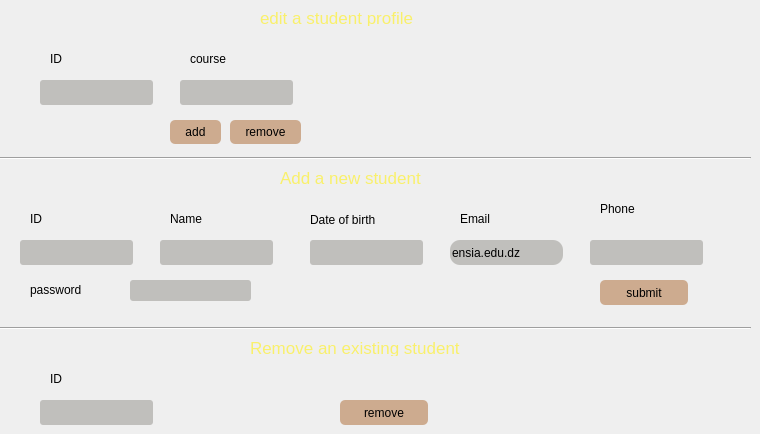
   <widget class="QWidget" name="tab_5">
    <attribute name="title">
     <string>Edit students</string>
    </attribute>
    <widget class="QLineEdit" name="lineEdit_student_id_remove">
     <property name="geometry">
      <rect>
       <x>40</x>
       <y>400</y>
       <width>113</width>
       <height>25</height>
      </rect>
     </property>
     <property name="styleSheet">
      <string notr="true">border-radius:3px;
background-color:rgb(192, 191, 188);
color:black;</string>
     </property>
    </widget>
    <widget class="QLabel" name="addnewteacherlabel_3">
     <property name="geometry">
      <rect>
       <x>280</x>
       <y>170</y>
       <width>231</width>
       <height>16</height>
      </rect>
     </property>
     <property name="font">
      <font>
       <family>Ubuntu</family>
       <pointsize>13</pointsize>
       <italic>false</italic>
       <fontweight>ExtraBold</fontweight>
      </font>
     </property>
     <property name="styleSheet">
      <string notr="true">font: 800 13pt &quot;Ubuntu&quot;;
color:rgb(249, 240, 107);</string>
     </property>
     <property name="text">
      <string>Add a new student</string>
     </property>
    </widget>
    <widget class="QPushButton" name="teacherremovebtn_3">
     <property name="geometry">
      <rect>
       <x>340</x>
       <y>400</y>
       <width>88</width>
       <height>25</height>
      </rect>
     </property>
     <property name="styleSheet">
      <string notr="true">border-radius:5px;
background-color:rgb(205, 171, 143);
color:black;
</string>
     </property>
     <property name="text">
      <string>remove</string>
     </property>
    </widget>
    <widget class="QLineEdit" name="lineEdit_student_course_add">
     <property name="geometry">
      <rect>
       <x>180</x>
       <y>80</y>
       <width>113</width>
       <height>25</height>
      </rect>
     </property>
     <property name="styleSheet">
      <string notr="true">border-radius:3px;
background-color:rgb(192, 191, 188);
color:black;</string>
     </property>
    </widget>
    <widget class="QLineEdit" name="lineEdit_student_email">
     <property name="geometry">
      <rect>
       <x>450</x>
       <y>240</y>
       <width>113</width>
       <height>25</height>
      </rect>
     </property>
     <property name="styleSheet">
      <string notr="true">border-radius:10px;
background-color:rgb(192, 191, 188);
color:black;</string>
     </property>
     <property name="text">
      <string>ensia.edu.dz</string>
     </property>
    </widget>
    <widget class="QLabel" name="teacheremailtoaddlabel_3">
     <property name="geometry">
      <rect>
       <x>460</x>
       <y>210</y>
       <width>66</width>
       <height>17</height>
      </rect>
     </property>
     <property name="text">
      <string>Email</string>
     </property>
    </widget>
    <widget class="Line" name="line_5">
     <property name="geometry">
      <rect>
       <x>0</x>
       <y>320</y>
       <width>751</width>
       <height>16</height>
      </rect>
     </property>
     <property name="orientation">
      <enum>Qt::Horizontal</enum>
     </property>
    </widget>
    <widget class="QLabel" name="label_ID_edit_2">
     <property name="geometry">
      <rect>
       <x>50</x>
       <y>50</y>
       <width>66</width>
       <height>17</height>
      </rect>
     </property>
     <property name="text">
      <string>ID</string>
     </property>
    </widget>
    <widget class="QLabel" name="removeteacherlabel_3">
     <property name="geometry">
      <rect>
       <x>250</x>
       <y>340</y>
       <width>261</width>
       <height>16</height>
      </rect>
     </property>
     <property name="font">
      <font>
       <family>Ubuntu</family>
       <pointsize>13</pointsize>
       <italic>false</italic>
       <fontweight>ExtraBold</fontweight>
      </font>
     </property>
     <property name="styleSheet">
      <string notr="true">font: 800 13pt &quot;Ubuntu&quot;;
color:rgb(249, 240, 107);</string>
     </property>
     <property name="text">
      <string>Remove an existing student</string>
     </property>
    </widget>
    <widget class="QLabel" name="label_course_2">
     <property name="geometry">
      <rect>
       <x>190</x>
       <y>50</y>
       <width>66</width>
       <height>17</height>
      </rect>
     </property>
     <property name="text">
      <string>course</string>
     </property>
    </widget>
    <widget class="QLineEdit" name="lineEdit_student_phone">
     <property name="geometry">
      <rect>
       <x>590</x>
       <y>240</y>
       <width>113</width>
       <height>25</height>
      </rect>
     </property>
     <property name="styleSheet">
      <string notr="true">border-radius:3px;
background-color:rgb(192, 191, 188);
color:black;</string>
     </property>
    </widget>
    <widget class="QToolButton" name="toolButton_5">
     <property name="geometry">
      <rect>
       <x>230</x>
       <y>120</y>
       <width>71</width>
       <height>24</height>
      </rect>
     </property>
     <property name="styleSheet">
      <string notr="true">border-radius:5px;
background-color:rgb(205, 171, 143);
color:black;
</string>
     </property>
     <property name="text">
      <string>remove</string>
     </property>
    </widget>
    <widget class="QPushButton" name="teacheraddbtn_3">
     <property name="geometry">
      <rect>
       <x>600</x>
       <y>280</y>
       <width>88</width>
       <height>25</height>
      </rect>
     </property>
     <property name="styleSheet">
      <string notr="true">border-radius:5px;
background-color:rgb(205, 171, 143);
color:black;

</string>
     </property>
     <property name="text">
      <string>submit</string>
     </property>
    </widget>
    <widget class="QLabel" name="teacherphonetoadd_3">
     <property name="geometry">
      <rect>
       <x>600</x>
       <y>200</y>
       <width>66</width>
       <height>17</height>
      </rect>
     </property>
     <property name="text">
      <string>Phone</string>
     </property>
    </widget>
    <widget class="QLineEdit" name="lineEdit_student_id_add">
     <property name="geometry">
      <rect>
       <x>40</x>
       <y>80</y>
       <width>113</width>
       <height>25</height>
      </rect>
     </property>
     <property name="styleSheet">
      <string notr="true">border-radius:3px;
background-color:rgb(192, 191, 188);
color:black;</string>
     </property>
    </widget>
    <widget class="QLabel" name="label_date_add_2">
     <property name="geometry">
      <rect>
       <x>310</x>
       <y>210</y>
       <width>101</width>
       <height>20</height>
      </rect>
     </property>
     <property name="text">
      <string>Date of birth</string>
     </property>
    </widget>
    <widget class="QLineEdit" name="lineEdit_student_id">
     <property name="geometry">
      <rect>
       <x>20</x>
       <y>240</y>
       <width>113</width>
       <height>25</height>
      </rect>
     </property>
     <property name="styleSheet">
      <string notr="true">border-radius:3px;
background-color:rgb(192, 191, 188);
color:black;</string>
     </property>
    </widget>
    <widget class="QToolButton" name="toolButton_6">
     <property name="geometry">
      <rect>
       <x>170</x>
       <y>120</y>
       <width>51</width>
       <height>24</height>
      </rect>
     </property>
     <property name="styleSheet">
      <string notr="true">border-radius:5px;
background-color:rgb(205, 171, 143);
color:black;
</string>
     </property>
     <property name="text">
      <string>add</string>
     </property>
    </widget>
    <widget class="QLabel" name="editteacherprofile_3">
     <property name="geometry">
      <rect>
       <x>260</x>
       <y>10</y>
       <width>231</width>
       <height>16</height>
      </rect>
     </property>
     <property name="font">
      <font>
       <family>Ubuntu</family>
       <pointsize>13</pointsize>
       <italic>false</italic>
       <fontweight>ExtraBold</fontweight>
      </font>
     </property>
     <property name="styleSheet">
      <string notr="true">font: 800 13pt &quot;Ubuntu&quot;;
color:rgb(249, 240, 107);</string>
     </property>
     <property name="text">
      <string>edit a student profile</string>
     </property>
    </widget>
    <widget class="QLabel" name="teachernametoaddlabel_3">
     <property name="geometry">
      <rect>
       <x>170</x>
       <y>210</y>
       <width>66</width>
       <height>17</height>
      </rect>
     </property>
     <property name="text">
      <string>Name</string>
     </property>
    </widget>
    <widget class="QLineEdit" name="lineEdit_student_name">
     <property name="geometry">
      <rect>
       <x>160</x>
       <y>240</y>
       <width>113</width>
       <height>25</height>
      </rect>
     </property>
     <property name="styleSheet">
      <string notr="true">border-radius:3px;
background-color:rgb(192, 191, 188);
color:black;</string>
     </property>
    </widget>
    <widget class="QLabel" name="teacherIDtoremovelabel_3">
     <property name="geometry">
      <rect>
       <x>50</x>
       <y>370</y>
       <width>66</width>
       <height>17</height>
      </rect>
     </property>
     <property name="text">
      <string>ID</string>
     </property>
    </widget>
    <widget class="QLabel" name="techerItoadd_3">
     <property name="geometry">
      <rect>
       <x>30</x>
       <y>210</y>
       <width>66</width>
       <height>17</height>
      </rect>
     </property>
     <property name="text">
      <string>ID</string>
     </property>
    </widget>
    <widget class="Line" name="line_6">
     <property name="geometry">
      <rect>
       <x>0</x>
       <y>150</y>
       <width>751</width>
       <height>16</height>
      </rect>
     </property>
     <property name="orientation">
      <enum>Qt::Horizontal</enum>
     </property>
    </widget>
    <widget class="QLabel" name="teacherphonetoadd_4">
     <property name="geometry">
      <rect>
       <x>30</x>
       <y>280</y>
       <width>81</width>
       <height>20</height>
      </rect>
     </property>
     <property name="text">
      <string>password</string>
     </property>
    </widget>
    <widget class="QLineEdit" name="lineEdit_student_password">
     <property name="geometry">
      <rect>
       <x>130</x>
       <y>280</y>
       <width>121</width>
       <height>21</height>
      </rect>
     </property>
     <property name="styleSheet">
      <string notr="true">border-radius:3px;
background-color:rgb(192, 191, 188);
color:black;</string>
     </property>
     <property name="inputMask">
      <string/>
     </property>
     <property name="text">
      <string/>
     </property>
     <property name="maxLength">
      <number>30</number>
     </property>
     <property name="echoMode">
      <enum>QLineEdit::Password</enum>
     </property>
    </widget>
    <widget class="QLineEdit" name="lineEdit_student_date">
     <property name="geometry">
      <rect>
       <x>310</x>
       <y>240</y>
       <width>113</width>
       <height>25</height>
      </rect>
     </property>
     <property name="styleSheet">
      <string notr="true">border-radius:3px;
background-color:rgb(192, 191, 188);
color:black;</string>
     </property>
    </widget>
   </widget>
